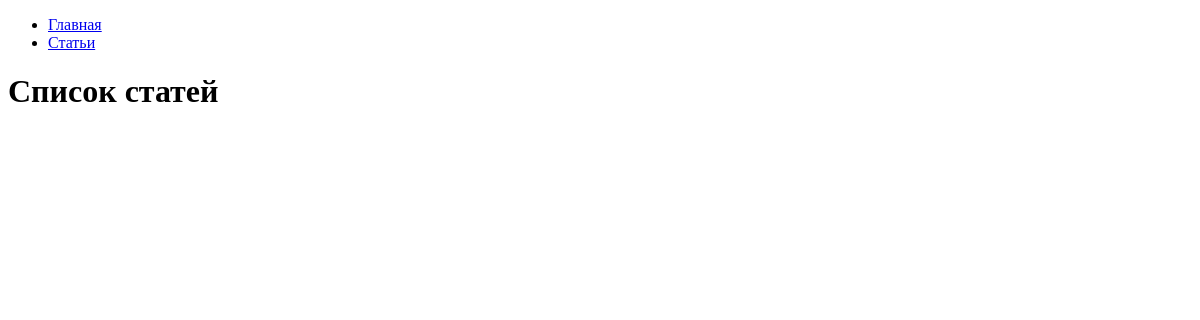
/articles/, run on an earlier commit of the app's database.
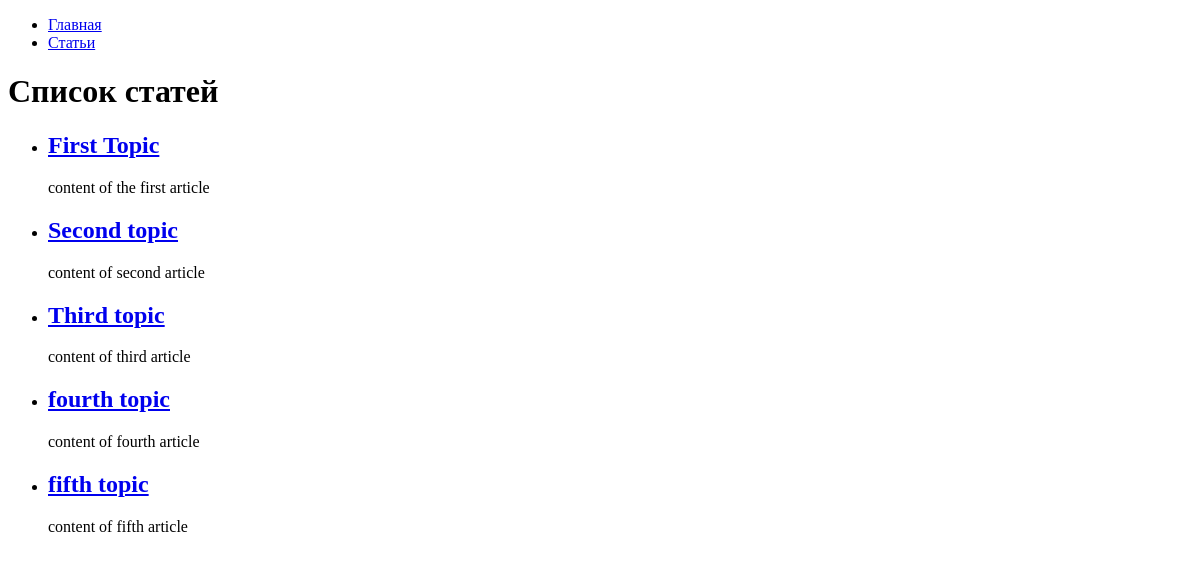
And on a later commit of the database.
### hexlet_django_blog/article/models.py (models this page shows, shortened)
class Article(models.Model):
    name = models.CharField(max_length=200)  # название статьи
    body = models.TextField()  # тело статьи
    created_at = models.DateTimeField(auto_now_add=True)
    updated_at = models.DateTimeField(auto_now=True)

### hexlet_django_blog/article/views.py (the view)
# urls.py: path("", views.IndexView.as_view(), name="articles_list"),
class IndexView(View):
    def get(self, request, *args, **kwargs):
        if 'id' in kwargs:
            article = get_object_or_404(Article, pk=kwargs['id'])
            return render(
                request,
                "articles/article.html",
                context={"article": article}
            )
        else:
            articles = Article.objects.all()[:15]
            return render(
                request,
                "articles/index.html",
                context={"articles": articles}
            )

### hexlet_django_blog/templates/articles/index.html
{% extends "base.html" %}
{% block content %}
    <h1>Список статей</h1>
    <ul>
        {% for article in articles %}
            <li>
                <h2>
                    <a href="{% url 'article_detail' article.id %}">
                        {{ article.name }}
                    </a>
                </h2>
                <p>{{ article.body|slice:":200" }}</p>
            </li>
        {% endfor %}
    </ul>
{% endblock %}

### hexlet_django_blog/templates/base.html (shortened to what this page needs)
<!DOCTYPE html>
<html lang="en">
<head>
</head>
<body>
<div id="sidebar">
    {% block sidebar %}
        <ul>
            <li><a href="/">Главная</a></li>
            <li><a href="/articles/">Статьи</a></li>
        </ul>
    {% endblock %}
</div>
<div id="content">
    {% block content %}{% endblock %}
</div>
</body>
</html>

What changed in the data, as far as the page shows it:
added Article: name "First Topic", body "content of the first article"
added Article: name "Second topic", body "content of second article"
added Article: name "Third topic", body "content of third article"
added Article: name "fourth topic", body "content of fourth article"
added Article: name "fifth topic", body "content of fifth article"
